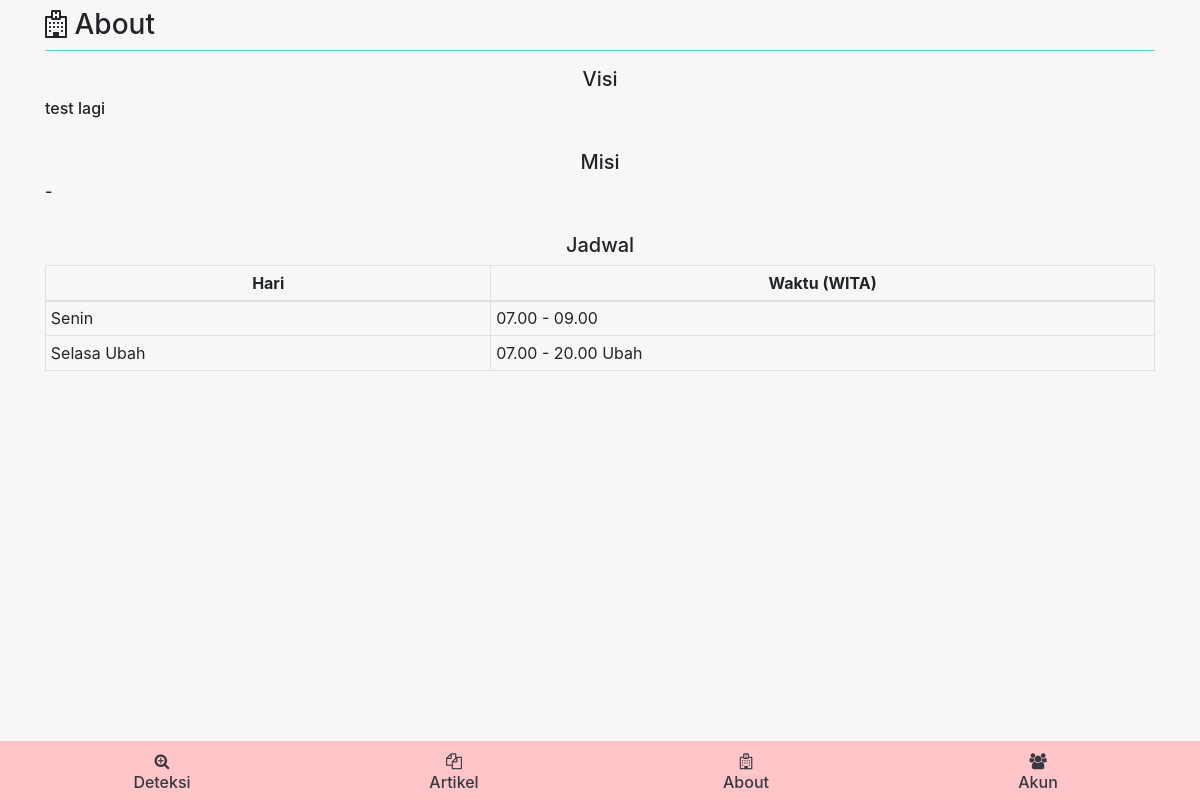
/view/index.php?page=about (signed in), run on the app's committed database.
### tables this page shows
CREATE TABLE `profil` (
  `id` int(11) NOT NULL,
  `menu` varchar(128) NOT NULL,
  `content` text NOT NULL
);

CREATE TABLE `jadwal` (
  `id` int(11) NOT NULL,
  `hari` varchar(128) NOT NULL,
  `waktu` varchar(128) NOT NULL
);

### view/about/about.php (the view)
<div class="container">
    <h3 class="mt-2"> <i class="fa fa-hospital-o"></i> About</h3>
    <hr class="mt-0 bg-biru">
    <?php $getProfil = $koneksi->query("SELECT * FROM profil") ?>
    <?php while ($dataProfil = $getProfil->fetch_assoc()) : ?>
        <div class="h5 text-center">
            <?= $dataProfil['menu'] ?>
        </div>
        <div class="h6">
            <?= $dataProfil['content'] ?>
        </div>
        <br>
    <?php endwhile ?>
    <div class="h5 text-center">
        Jadwal
    </div>
    <table class="table table-condensed table-bordered table-sm">
        <thead>
            <tr>
                <th class="text-center">Hari</th>
                <th class="text-center">Waktu (WITA)</th>
            </tr>
        </thead>
        <tbody>
            <?php $getJadwal = $koneksi->query("SELECT * FROM jadwal") ?>
            <?php while ($dataJadwal = $getJadwal->fetch_assoc()): ?>
            <tr>
                <td><?= $dataJadwal['hari'] ?></td>
                <td><?= $dataJadwal['waktu'] ?></td>
            </tr>
            <?php endwhile ?>
        </tbody>
    </table>
</div>

### view/assets/css/custom.css (style rules this page uses)
.bg-putih { background-color: #f7f7f7 !important; }
.bg-biru { background-color: #79e2dd !important; }

### data on the page
profil: menu "Visi", content "test lagi"
profil: menu "Misi", content "-"
jadwal: hari "Senin", waktu "07.00 - 09.00"
jadwal: hari "Selasa Ubah", waktu "07.00 - 20.00 Ubah"
